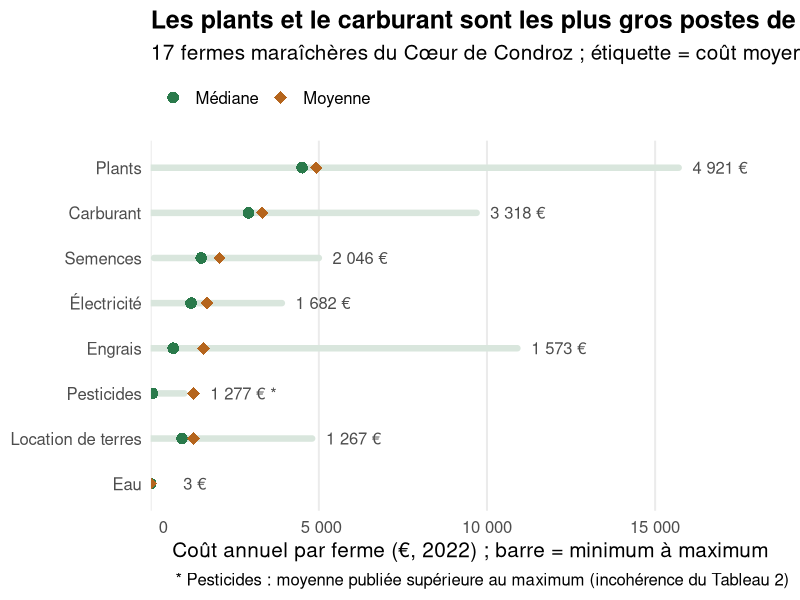

Write the R code that produced this figure.
# =============================================================================
# Coûts de production des fermes maraîchères du Cœur de Condroz (2022)
# Objectif : décrire les postes de coûts opérationnels (Tableau 2) et produire
#            la figure de la fiche.
# Source   : Heine B., Gaspart F., Biot N. (2025). Developing indicators to assess
#            the viability of small- and medium-scale farms. Front. Sustain. Food
#            Syst. 9:1608860. https://doi.org/10.3389/fsufs.2025.1608860
# Script de la fiche (PEPA Lab, 2026-11-21), pas l'analyse originale : les données
#            individuelles n'étant pas publiées, il travaille sur les statistiques
#            descriptives recopiées des Tableaux 1 et 2. L'ACP et les modèles
#            linéaires de l'article ne peuvent pas être refaits.
# Entrées  : ../donnees.csv
# Sorties  : figure_principale.png, couts_resume.csv
# Packages : readr, dplyr, tidyr, ggplot2 (testé avec R 4.3)
# =============================================================================

# 0. Packages -----------------------------------------------------------------
library(readr); library(dplyr); library(tidyr); library(ggplot2)

# 1. Import -------------------------------------------------------------------
d <- read_csv("../donnees.csv", show_col_types = FALSE)

# 2. Préparation --------------------------------------------------------------
couts <- d |> filter(tableau == "couts") |>
  select(variable, statistique, valeur, flag) |>
  pivot_wider(names_from = statistique, values_from = valeur) |>
  arrange(desc(moyenne))

# 3. Descriptif ---------------------------------------------------------------
# Somme des coûts moyens : ordre de grandeur des coûts opérationnels par ferme.
# (La somme des moyennes est la moyenne des sommes, car les 17 fermes sont
# présentes pour chaque poste.)
total <- sum(couts$moyenne)
couts <- couts |> mutate(part_pct = round(100 * moyenne / total, 1))
cat("Coûts opérationnels moyens (8 postes) :", round(total), "€/ferme/an\n")
print(couts)

# Comparaison au chiffre d'affaires moyen (Tableau 1)
ca <- d |> filter(variable == "Chiffre d'affaires", statistique == "moyenne") |> pull(valeur)
cat("Soit", round(100 * total / ca, 1), "% du chiffre d'affaires moyen\n")

# ATTENTION : pour les pesticides, la moyenne publiée (1 277 €) dépasse le
# maximum (1 000 €), ce qui est impossible. La valeur est gardée et signalée.

# 4. Modèles ------------------------------------------------------------------
# Non reproductibles sans les données individuelles (voir ../modeles.csv pour
# les coefficients publiés).

# 5. Figure -------------------------------------------------------------------
couts <- couts |> mutate(variable = factor(variable, levels = rev(variable)))
fig <- ggplot(couts, aes(y = variable)) +
  geom_segment(aes(x = min, xend = max, yend = variable), linewidth = 2.2, colour = "#d9e6dd", lineend = "round") +
  geom_point(aes(x = mediane, shape = "Médiane", colour = "Médiane"), size = 3.6) +
  geom_point(aes(x = moyenne, shape = "Moyenne", colour = "Moyenne"), size = 4) +
  geom_text(aes(x = pmax(max, moyenne), label = paste0(format(round(moyenne), big.mark = " "), " €",
                                                       ifelse(is.na(flag), "", " *"))),
            hjust = -0.25, size = 4.2, colour = "grey30") +
  scale_shape_manual(values = c("Médiane" = 16, "Moyenne" = 18), name = NULL) +
  scale_colour_manual(values = c("Médiane" = "#2a7a4b", "Moyenne" = "#b5651d"), name = NULL) +
  scale_x_continuous(labels = function(x) format(x, big.mark = " "), limits = c(0, 19000),
                     expand = c(0, 0)) +
  labs(x = "Coût annuel par ferme (€, 2022) ; barre = minimum à maximum", y = NULL,
       title = "Les plants et le carburant sont les plus gros postes de coûts",
       subtitle = "17 fermes maraîchères du Cœur de Condroz ; étiquette = coût moyen",
       caption = "* Pesticides : moyenne publiée supérieure au maximum (incohérence du Tableau 2)") +
  theme_minimal(base_size = 15) +
  theme(panel.grid.major.y = element_blank(), panel.grid.minor = element_blank(),
        legend.position = "top", legend.justification = "left",
        plot.title = element_text(face = "bold"))
ggsave("figure_principale.png", fig, width = 10, height = 6.25, dpi = 160, bg = "white")

# 6. Export -------------------------------------------------------------------
write_csv(couts, "couts_resume.csv")
